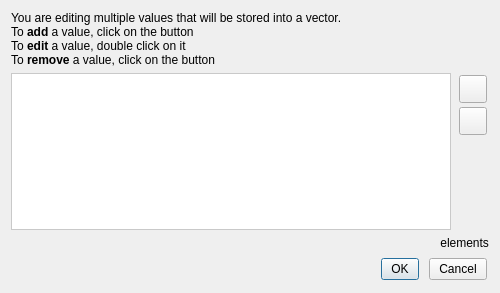
<?xml version="1.0" encoding="UTF-8"?>
<ui version="4.0">
 <class>VectorEditor</class>
 <widget class="QDialog" name="VectorEditor">
  <property name="geometry">
   <rect>
    <x>0</x>
    <y>0</y>
    <width>500</width>
    <height>293</height>
   </rect>
  </property>
  <property name="minimumSize">
   <size>
    <width>500</width>
    <height>250</height>
   </size>
  </property>
  <property name="windowTitle">
   <string>Vector editor</string>
  </property>
  <property name="styleSheet">
   <string notr="true">QListView {
border: 1px solid #C9C9C9;
}
QPushButton, QComboBox {
border-image: url(:/talipot/gui/ui/btn_26.png) 4;
border-width: 4;
padding: 0px 6px;
font-size: 12px;
}
QPushButton::flat {
border-image: none;
border-width: 4;
padding: 0px 6px;
font-size: 12px;
background-color: transparent;
}
QPushButton, QComboBox, QLabel {
color: black;
}
QPushButton:hover, QComboBox:hover {
border-image: url(:/talipot/gui/ui/btn_26_hover.png) 4;
}
QPushButton:disabled, QComboBox::disabled {
color:gray;
}
QPushButton:pressed{
border-image: url(:/talipot/gui/ui/btn_26_pressed.png) 4;
}
QPushButton::menu-indicator{
subcontrol-origin: margin;
subcontrol-position: center right;
right: 4px;
}
QPushButton {
outline: none;
margin: 2
}</string>
  </property>
  <layout class="QVBoxLayout" name="verticalLayout">
   <item>
    <widget class="QLabel" name="label">
     <property name="text">
      <string>&lt;html&gt;&lt;head/&gt;&lt;body&gt;You are editing multiple values that will be stored into a vector.&lt;br&gt;
To &lt;b&gt;add&lt;/b&gt; a value, click on the &lt;img src=&quot;:/talipot/gui/icons/64/list-add.png&quot; width=&quot;20&quot; height=&quot;20&quot;/&gt; button&lt;br&gt;To &lt;b&gt;edit&lt;/b&gt; a value, double click on  it&lt;br&gt;
To &lt;b&gt;remove&lt;/b&gt; a value, click on the &lt;img src=&quot;:/talipot/gui/icons/16/list-del.png&quot; width=&quot;20&quot; height=&quot;20&quot;/&gt; button
&lt;/body&gt;
&lt;/html&gt;</string>
     </property>
    </widget>
   </item>
   <item>
    <layout class="QHBoxLayout" name="horizontalLayout_2">
     <item>
      <widget class="QListWidget" name="list">
       <property name="styleSheet">
        <string notr="true">QListView::item {
height: 30;
}</string>
       </property>
       <property name="editTriggers">
        <set>QAbstractItemView::DoubleClicked|QAbstractItemView::EditKeyPressed</set>
       </property>
       <property name="alternatingRowColors">
        <bool>true</bool>
       </property>
       <property name="gridSize">
        <size>
         <width>0</width>
         <height>25</height>
        </size>
       </property>
       <property name="selectionRectVisible">
        <bool>true</bool>
       </property>
      </widget>
     </item>
     <item>
      <layout class="QVBoxLayout" name="verticalLayout_2">
       <property name="spacing">
        <number>0</number>
       </property>
       <item>
        <widget class="QPushButton" name="addButton">
         <property name="minimumSize">
          <size>
           <width>32</width>
           <height>32</height>
          </size>
         </property>
         <property name="maximumSize">
          <size>
           <width>32</width>
           <height>32</height>
          </size>
         </property>
         <property name="icon">
          <iconset resource="../resources/TalipotGUIResource.qrc">
           <normaloff>:/talipot/gui/icons/64/list-add.png</normaloff>:/talipot/gui/icons/64/list-add.png</iconset>
         </property>
        </widget>
       </item>
       <item>
        <widget class="QPushButton" name="removeButton">
         <property name="minimumSize">
          <size>
           <width>32</width>
           <height>32</height>
          </size>
         </property>
         <property name="maximumSize">
          <size>
           <width>32</width>
           <height>32</height>
          </size>
         </property>
         <property name="icon">
          <iconset resource="../resources/TalipotGUIResource.qrc">
           <normaloff>:/talipot/gui/icons/16/list-del.png</normaloff>:/talipot/gui/icons/16/list-del.png</iconset>
         </property>
        </widget>
       </item>
       <item>
        <spacer name="verticalSpacer">
         <property name="orientation">
          <enum>Qt::Vertical</enum>
         </property>
         <property name="sizeHint" stdset="0">
          <size>
           <width>20</width>
           <height>40</height>
          </size>
         </property>
        </spacer>
       </item>
      </layout>
     </item>
    </layout>
   </item>
   <item>
    <layout class="QHBoxLayout" name="horizontalLayout">
     <property name="spacing">
      <number>0</number>
     </property>
     <item>
      <widget class="QLabel" name="countLabel">
       <property name="text">
        <string/>
       </property>
       <property name="alignment">
        <set>Qt::AlignRight|Qt::AlignTrailing|Qt::AlignVCenter</set>
       </property>
      </widget>
     </item>
     <item>
      <widget class="QLabel" name="label_2">
       <property name="sizePolicy">
        <sizepolicy hsizetype="Maximum" vsizetype="Preferred">
         <horstretch>0</horstretch>
         <verstretch>0</verstretch>
        </sizepolicy>
       </property>
       <property name="text">
        <string> elements</string>
       </property>
      </widget>
     </item>
    </layout>
   </item>
   <item>
    <widget class="QDialogButtonBox" name="buttonBox">
     <property name="standardButtons">
      <set>QDialogButtonBox::Cancel|QDialogButtonBox::Ok</set>
     </property>
    </widget>
   </item>
  </layout>
 </widget>
 <resources>
  <include location="../resources/TalipotGUIResource.qrc"/>
 </resources>
 <connections>
  <connection>
   <sender>addButton</sender>
   <signal>clicked()</signal>
   <receiver>VectorEditor</receiver>
   <slot>add()</slot>
   <hints>
    <hint type="sourcelabel">
     <x>282</x>
     <y>16</y>
    </hint>
    <hint type="destinationlabel">
     <x>149</x>
     <y>49</y>
    </hint>
   </hints>
  </connection>
  <connection>
   <sender>removeButton</sender>
   <signal>clicked()</signal>
   <receiver>VectorEditor</receiver>
   <slot>remove()</slot>
   <hints>
    <hint type="sourcelabel">
     <x>282</x>
     <y>48</y>
    </hint>
    <hint type="destinationlabel">
     <x>149</x>
     <y>49</y>
    </hint>
   </hints>
  </connection>
  <connection>
   <sender>buttonBox</sender>
   <signal>accepted()</signal>
   <receiver>VectorEditor</receiver>
   <slot>accept()</slot>
   <hints>
    <hint type="sourcelabel">
     <x>249</x>
     <y>227</y>
    </hint>
    <hint type="destinationlabel">
     <x>249</x>
     <y>124</y>
    </hint>
   </hints>
  </connection>
  <connection>
   <sender>buttonBox</sender>
   <signal>rejected()</signal>
   <receiver>VectorEditor</receiver>
   <slot>reject()</slot>
   <hints>
    <hint type="sourcelabel">
     <x>249</x>
     <y>227</y>
    </hint>
    <hint type="destinationlabel">
     <x>249</x>
     <y>124</y>
    </hint>
   </hints>
  </connection>
 </connections>
 <slots>
  <slot>add()</slot>
  <slot>remove()</slot>
 </slots>
</ui>
